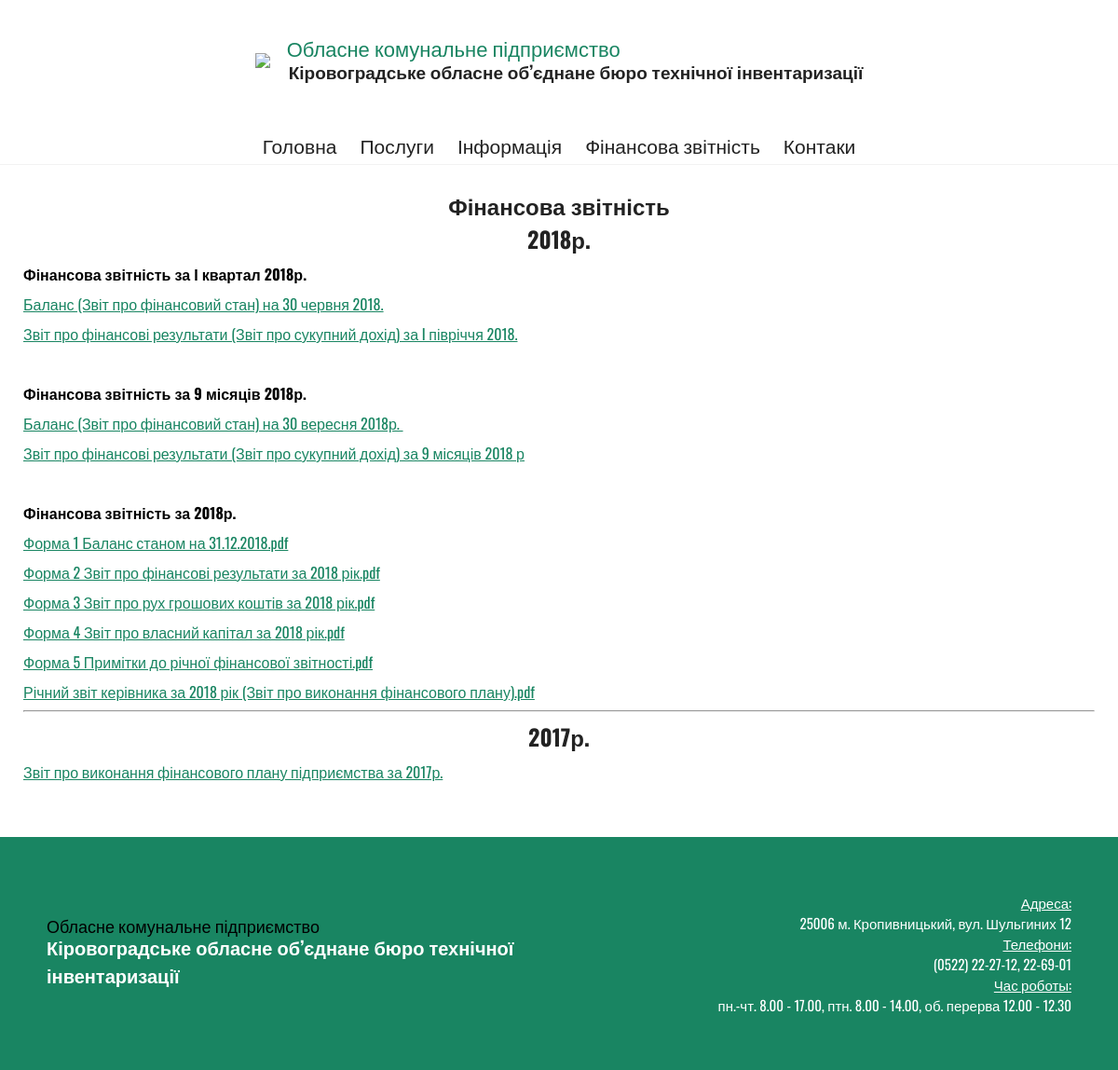
The page /article/34 on the database its author committed.
### tables this page shows
CREATE TABLE `articles` (
  `category` int(11) NOT NULL,
  `description` text NOT NULL,
  `ext` text NOT NULL,
  `id` int(11) NOT NULL,
  `text` text NOT NULL,
  `timestamp` timestamp NOT NULL DEFAULT CURRENT_TIMESTAMP,
  `title` text NOT NULL,
  `visible` tinyint(1) NOT NULL,
  `art_order` int(11) NOT NULL
);

### App/Controllers/ArticleController.php (called while the page is built, shortened)
<?php
class ArticleController extends Controller
{
    public function action_index()
    {
        $this->model->setArticleId($this->route[2]);
        $this->view->render('Article', 'MainTemplate', $this->model->getData());
    }
}

### App/Services/MysqlService.php (called while the page is built, shortened)
<?php
class MysqlService
{
    private $pdo;
    public function __construct()
    {
        $db = MysqlConnection::instance();
        $this->pdo = $db->getConnection();
    }
    public function getArticleById($id)
    {
        $stmt = $this->pdo->prepare('SELECT * FROM ' . self::ARTICLE_TABLE . ' WHERE id = :id');
        $stmt->bindParam(':id', $id);
        $stmt->execute();
        return $stmt->fetch();
    }
    public function getArticleByTitle($title)
    {
        $stmt = $this->pdo->prepare('SELECT * FROM ' . self::ARTICLE_TABLE . ' WHERE title LIKE :title ');
        $stmt->bindParam(':title', $title);
        $stmt->execute();
        return $stmt->fetch();
    }
    public function getArticlesCategoryName($category)
    {
        $stmt = $this->pdo->prepare('SELECT c.category, a.category as categoryId, a.description, a.ext, a.id, a.timestamp, a.title, a.description FROM '
            . self::ARTICLE_TABLE . ' a LEFT JOIN ' . self::CATEGORY_TABLE . ' c ON a.category = c.id WHERE c.category LIKE :category ORDER BY art_order DESC');
        $stmt->bindParam(':category', $category);
        $stmt->execute();
        return $stmt->fetchAll();
    }
}

### config/mysql.php (called while the page is built)
<?php
return [
    'db_host' => 'localhost',
    'db_port' => 3306,
    'db_name' => 'bti_test',
    'char_set' => 'utf8',
    'mysql_user' => 'root',
    'mysql_password' => '',
    'crypt_salt' => 'bti',
    'available_tables' => [
        'tables',
        'users'
    ]
];

### App/Services/MysqlConnection.php (called while the page is built, shortened)
<?php
class mysqlConnection
{
    private $pdo = null;
    public static $instance;
    private function __construct()
    {
            $config = require_once ROOT_DIR . DIRECTORY_SEPARATOR . 'config' . DIRECTORY_SEPARATOR . 'mysql.php';
            $dsn = 'mysql:host=' . $config['db_host'] .
                ';port=' . $config['db_port'] .
                ';dbname=' . $config['db_name'] .
                ';charset=' . $config['char_set'] . ';';
            $options = [
                PDO::ATTR_ERRMODE => PDO::ERRMODE_EXCEPTION,
                PDO::ATTR_DEFAULT_FETCH_MODE => PDO::FETCH_ASSOC
            ];
            try {
                $this->pdo = new PDO($dsn, $config['mysql_user'], $config['mysql_password'], $options);
            } catch (PDOException $err) {
                echo $err->getMessage();
            }
    }
    public static function instance(){
        if (self::$instance === null) {
            self::$instance = new self();
        }
        return self::$instance;
    }
    public function getConnection(){
        return $this->pdo;
    }
}

### App/Models/ArticleModel.php (called while the page is built, shortened)
<?php
class ArticleModel extends Model
{
    private $mysqlService, $article;
    public function __construct()
    {
        $this->mysqlService = new MysqlService();
    }
    public function setArticleId($id)
    {
        $this->article = $this->mysqlService->getArticleById($id);
    }
}

### App/ViewHelpers/ArticleContentHelper.php (called while the page is built, shortened)
<?php
class ArticleContentHelper extends ViewHelper
{
    private $service, $article;
    public function __construct($article)
    {
        $this->service = new MysqlService();
        $this->article = $article;
    }
    public function getData()
    {
        return $this->service->getArticleByTitle($this->article);
    }
}

### App/ViewHelpers/HeaderMenuHelper.php (the view, shortened to what this page needs)
<?php
class HeaderMenuHelper extends ViewHelper
{
    private $section, $service;
    public function __construct($section)
    {
        $this->section = $section;
        $this->service = new MysqlService();
    }
    public function getData()
    {
        $articles = $this->service->getArticlesCategoryName($this->section);
        $result = '';
        foreach ($articles as $value) {
            $ext = json_decode($value['ext'], true);;
            $link = '/article/' . $value['id'];
            if (isset($ext['LinkToArticle'])) {
                $link = '/article/' . $ext['LinkToArticle'];
            }
            if (isset($ext['categoryLink'])) {
                $link = '/articles/' . $ext['categoryLink'];
            }
            if (isset($ext['externalLink'])) {
                $link = $ext['externalLink'];
            }
            $result = $result . "\n" .
                '<li><a href="' . $link . '">' . $value['title'] . '</a></li>';
        }
        return $result;
    }
}

### App/Views/ArticleView.php (shortened to what this page needs)
<div class="article">
    <?php
    echo '<h3>' . $article['title'] . '</h3>';
    ?>
    <?php echo $article['text']; ?>
</div>

### App/Views/MainTemplateView.php (shortened to what this page needs)
<?php
$title = (new ArticleContentHelper('Заголовок'))->getData();
$title['text'] = strip_tags($title['text']);
?>
<!DOCTYPE html>
<html lang="en">
<head>
    <link type="text/css" rel="stylesheet" media="all and (min-device-width: 769px)" href="/style/style.css">
    <link type="text/css" rel="stylesheet" media="all and (max-device-width: 768px)" href="/style/style_mobile.css">
    <link rel="stylesheet" href="https://use.fontawesome.com/releases/v5.7.2/css/all.css"
>
</head>
<body>
<header>
    <div class="container">
        <div class="logo">
            <img src="/assets/images/Kropyvnytskyi.png">
            <a href="/">
                <h1><?php
                    echo '<p>' . $title['description'] . '</p>' . $title['text'];
                    ?>
                </h1>
            </a>
        </div>
        <nav>
            <ul>
                <?php
                echo (new HeaderMenuHelper('Головне меню'))->getData();
                ?>
            </ul>
        </nav>
    </div>
</header>
<div class="horizontal-line">
</div>
<main>
    <?php
    echo $layoutContent;
    ?>
</main>
<footer>
    <div class="container">
        <div class="title">
            <h3><?php
                echo '<p>' . $title['description'] . '</p>' . $title['text'];
                ?>
            </h3>
        </div>
        <div class="content">
            <?php
            echo ((new ArticleContentHelper('footer'))->getData())['text'];
            ?>
        </div>
    </div>
</footer>
</body>
</html>

### public/style/style.css (style rules this page uses)
body { margin: 0; font-family: 'Oswald', sans-serif; min-height: 100vh; padding: 0; display: flex; flex-direction: column; }
* { box-sizing: border-box; position: relative; }
header { display: flex; justify-content: center; }
@media only screen and (max-width: 1210px) { header .container { flex-direction: column; } }
@media only screen and (max-width: 1210px) { header .container .logo { margin-bottom: 10px; } }
@media only screen and (max-width: 1210px) { header .container nav { margin-bottom: 5px; } }
@media only screen and (max-width: 1210px) { header .container nav ul li a { font-size: 21px; } }
.container { padding: 0 25px; height: 100%; width: 100%; max-width: 1200px; display: flex; justify-content: space-between; align-items: center; }
.container .logo { height: 130px; display: flex; align-items: center; }
.container a { text-decoration: none; }
.container h1 { color: #222222; top: -5px; font-weight: bold; margin: 0 0 0 20px; padding: 0; font-size: 19px; }
.container h1 p { top: 5px; color: #198562; font-weight: normal; left: -2px; margin: 0; padding: 0; font-size: 22px; }
.container nav { flex-grow: 1; }
.container nav ul { display: flex; justify-content: flex-end; list-style-type: none; padding: 0; margin: 0; }
.container nav ul li:first-child a { margin: 0; }
.container nav ul li a { color: #222222; padding: 0; margin: 0 0 0 25px; text-decoration: none; }
.horizontal-line { height: 1px; width: 100%; background: #f2f2f2; }
main { flex-grow: 1; width: 100%; display: flex; flex-direction: column; align-items: center; }
main h3 { color: #1d9d73; margin: 0 0 25px 0; padding: 0; text-align: center; font-size: 24px; }
main h3:after { content: ''; height: 1px; width: 100px; background-color: #1d9d73; position: absolute; bottom: 0; left: 50%; margin-left: -50px; }
main .article { max-width: 1200px; width: 100%; padding: 25px; }
main .article a { color: #198562; }
main .article p { margin-top: 0.5rem; margin-bottom: 0.5rem; }
main .article h3 { font-size: 24px; color: #222222; text-align: center; padding: 0; margin: 0; }
main .article h3:after { display: none; }
footer { width: 100%; height: 250px; background-color: #198562; display: flex; justify-content: center; margin-top: 25px; }
footer .container { max-width: 1200px; width: 100%; display: flex; justify-content: space-between; align-items: center; }
footer .container div { padding: 0 25px; width: 50%; }
footer .container .title h3 { color: white; font-size: 20px; top: -5px; margin: 0; padding: 0; }
footer .container .title h3 p { top: 5px; font-size: 18px; font-weight: normal; margin: 0; padding: 0; color: black; }
footer .container .content { font-size: 15px; color: white; text-align: right; }

### rows shown on the page
articles: description "Обласне комунальне підприємство"
articles: title "Головна"
articles: title "Послуги"
articles: title "Інформація"
articles: title "Фінансова звітність"
articles: title "Контаки"
articles: title "Фінансова звітність", text "2018р. Фінансова звітність за І квартал 2018р. Баланс (Звіт про фінансовий стан) на 30 червня 2018. Звіт про фінансові результати (Звіт про сукупний дохід) за I півріччя 2018. Фінансова звітність за 9 місяців 2018р. Баланс (Звіт про фінансовий стан) на 30 вересня 2018р. Звіт про фінансові результати (Звіт про сукупний дохід) за 9 місяців 2018 р Фінансова звітність за 2018р. Форма 1 Баланс станом на 31.12.2018.pdf Форма 2 Звіт про фінансові результати за 2018 рік.pdf Форма 3 Звіт про рух грошових коштів за 2018 рік.pdf Форма 4 Звіт про власний капітал за 2018 рік.pdf Форма 5 Примітки до річної фінансової звітності.pdf Річний звіт керівника за 2018 рік (Звіт про виконання фінансового…"
articles: text "Адреса: 25006 м. Кропивницький, вул. Шульгиних 12 Телефони: (0522) 22-27-12, 22-69-01 Час роботы: пн.-чт. 8.00 - 17.00, птн. 8.00 - 14.00, об. перерва 12.00 - 12.30"

### other values the page prints
$title['text'] "Кіровоградське обласне об’єднане бюро технічної інвентаризації"
